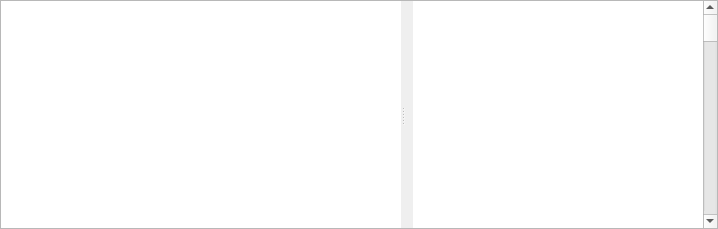
<?xml version="1.0" encoding="UTF-8"?>
<ui version="4.0">
 <class>glaxnimate::gui::CompoundTimelineWidget</class>
 <widget class="QWidget" name="glaxnimate::gui::CompoundTimelineWidget">
  <property name="geometry">
   <rect>
    <x>0</x>
    <y>0</y>
    <width>718</width>
    <height>229</height>
   </rect>
  </property>
  <property name="contextMenuPolicy">
   <enum>Qt::CustomContextMenu</enum>
  </property>
  <layout class="QVBoxLayout" name="verticalLayout">
   <property name="spacing">
    <number>0</number>
   </property>
   <property name="leftMargin">
    <number>0</number>
   </property>
   <property name="topMargin">
    <number>0</number>
   </property>
   <property name="rightMargin">
    <number>0</number>
   </property>
   <property name="bottomMargin">
    <number>0</number>
   </property>
   <item>
    <widget class="glaxnimate::gui::CompositionTabBar" name="tab_bar" native="true">
     <property name="sizePolicy">
      <sizepolicy hsizetype="Preferred" vsizetype="Fixed">
       <horstretch>0</horstretch>
       <verstretch>0</verstretch>
      </sizepolicy>
     </property>
    </widget>
   </item>
   <item>
    <widget class="QFrame" name="frame">
     <property name="frameShape">
      <enum>QFrame::StyledPanel</enum>
     </property>
     <property name="frameShadow">
      <enum>QFrame::Sunken</enum>
     </property>
     <layout class="QHBoxLayout" name="horizontalLayout_4">
      <property name="spacing">
       <number>0</number>
      </property>
      <property name="leftMargin">
       <number>0</number>
      </property>
      <property name="topMargin">
       <number>0</number>
      </property>
      <property name="rightMargin">
       <number>0</number>
      </property>
      <property name="bottomMargin">
       <number>0</number>
      </property>
      <item>
       <widget class="QSplitter" name="splitter">
        <property name="orientation">
         <enum>Qt::Horizontal</enum>
        </property>
        <property name="childrenCollapsible">
         <bool>false</bool>
        </property>
        <widget class="glaxnimate::gui::TimelineTreeview" name="properties">
         <property name="sizePolicy">
          <sizepolicy hsizetype="Preferred" vsizetype="Expanding">
           <horstretch>0</horstretch>
           <verstretch>0</verstretch>
          </sizepolicy>
         </property>
         <property name="minimumSize">
          <size>
           <width>400</width>
           <height>0</height>
          </size>
         </property>
         <property name="frameShape">
          <enum>QFrame::NoFrame</enum>
         </property>
         <property name="verticalScrollBarPolicy">
          <enum>Qt::ScrollBarAlwaysOff</enum>
         </property>
         <property name="horizontalScrollBarPolicy">
          <enum>Qt::ScrollBarAlwaysOff</enum>
         </property>
         <property name="dragEnabled">
          <bool>true</bool>
         </property>
         <property name="dragDropMode">
          <enum>QAbstractItemView::InternalMove</enum>
         </property>
         <property name="alternatingRowColors">
          <bool>true</bool>
         </property>
         <property name="selectionMode">
          <enum>QAbstractItemView::ExtendedSelection</enum>
         </property>
         <property name="selectionBehavior">
          <enum>QAbstractItemView::SelectRows</enum>
         </property>
         <property name="rootIsDecorated">
          <bool>true</bool>
         </property>
         <property name="uniformRowHeights">
          <bool>true</bool>
         </property>
         <property name="animated">
          <bool>false</bool>
         </property>
         <attribute name="headerMinimumSectionSize">
          <number>32</number>
         </attribute>
         <attribute name="headerDefaultSectionSize">
          <number>32</number>
         </attribute>
        </widget>
        <widget class="QWidget" name="horizontalWidget" native="true">
         <property name="sizePolicy">
          <sizepolicy hsizetype="Preferred" vsizetype="Preferred">
           <horstretch>1</horstretch>
           <verstretch>0</verstretch>
          </sizepolicy>
         </property>
         <layout class="QHBoxLayout" name="horizontalLayout_2">
          <property name="spacing">
           <number>0</number>
          </property>
          <property name="leftMargin">
           <number>8</number>
          </property>
          <property name="topMargin">
           <number>0</number>
          </property>
          <property name="rightMargin">
           <number>0</number>
          </property>
          <property name="bottomMargin">
           <number>0</number>
          </property>
          <item>
           <widget class="glaxnimate::gui::TimelineWidget" name="timeline">
            <property name="sizePolicy">
             <sizepolicy hsizetype="Expanding" vsizetype="Expanding">
              <horstretch>1</horstretch>
              <verstretch>0</verstretch>
             </sizepolicy>
            </property>
            <property name="frameShape">
             <enum>QFrame::NoFrame</enum>
            </property>
            <property name="verticalScrollBarPolicy">
             <enum>Qt::ScrollBarAlwaysOff</enum>
            </property>
            <property name="horizontalScrollBarPolicy">
             <enum>Qt::ScrollBarAlwaysOff</enum>
            </property>
           </widget>
          </item>
         </layout>
        </widget>
       </widget>
      </item>
      <item>
       <widget class="QScrollBar" name="scrollbar">
        <property name="pageStep">
         <number>1</number>
        </property>
        <property name="orientation">
         <enum>Qt::Vertical</enum>
        </property>
       </widget>
      </item>
     </layout>
    </widget>
   </item>
  </layout>
  <action name="action_add_keyframe">
   <property name="text">
    <string>Add Keyframe</string>
   </property>
  </action>
  <action name="action_remove_all_keyframes">
   <property name="text">
    <string>&amp;Clear Animations</string>
   </property>
  </action>
 </widget>
 <customwidgets>
  <customwidget>
   <class>glaxnimate::gui::TimelineWidget</class>
   <extends>QGraphicsView</extends>
   <header>widgets/timeline/timeline_widget.hpp</header>
   <slots>
    <signal>scrolled(int)</signal>
   </slots>
  </customwidget>
  <customwidget>
   <class>glaxnimate::gui::CompositionTabBar</class>
   <extends>QWidget</extends>
   <header>widgets/composition_tab_bar.hpp</header>
   <container>1</container>
  </customwidget>
  <customwidget>
   <class>glaxnimate::gui::TimelineTreeview</class>
   <extends>QTreeView</extends>
   <header>widgets/timeline/timeline_treeview.hpp</header>
  </customwidget>
 </customwidgets>
 <resources/>
 <connections>
  <connection>
   <sender>properties</sender>
   <signal>expanded(QModelIndex)</signal>
   <receiver>glaxnimate::gui::CompoundTimelineWidget</receiver>
   <slot>expand_index(QModelIndex)</slot>
   <hints>
    <hint type="sourcelabel">
     <x>173</x>
     <y>192</y>
    </hint>
    <hint type="destinationlabel">
     <x>419</x>
     <y>488</y>
    </hint>
   </hints>
  </connection>
  <connection>
   <sender>properties</sender>
   <signal>collapsed(QModelIndex)</signal>
   <receiver>glaxnimate::gui::CompoundTimelineWidget</receiver>
   <slot>collapse_index(QModelIndex)</slot>
   <hints>
    <hint type="sourcelabel">
     <x>91</x>
     <y>226</y>
    </hint>
    <hint type="destinationlabel">
     <x>110</x>
     <y>368</y>
    </hint>
   </hints>
  </connection>
  <connection>
   <sender>properties</sender>
   <signal>clicked(QModelIndex)</signal>
   <receiver>glaxnimate::gui::CompoundTimelineWidget</receiver>
   <slot>click_index(QModelIndex)</slot>
   <hints>
    <hint type="sourcelabel">
     <x>208</x>
     <y>137</y>
    </hint>
    <hint type="destinationlabel">
     <x>253</x>
     <y>355</y>
    </hint>
   </hints>
  </connection>
  <connection>
   <sender>timeline</sender>
   <signal>scrolled(int)</signal>
   <receiver>scrollbar</receiver>
   <slot>setValue(int)</slot>
   <hints>
    <hint type="sourcelabel">
     <x>544</x>
     <y>116</y>
    </hint>
    <hint type="destinationlabel">
     <x>712</x>
     <y>105</y>
    </hint>
   </hints>
  </connection>
 </connections>
 <slots>
  <slot>select_index(QModelIndex)</slot>
  <slot>custom_context_menu(QPoint)</slot>
  <slot>expand_index(QModelIndex)</slot>
  <slot>collapse_index(QModelIndex)</slot>
  <slot>click_index(QModelIndex)</slot>
 </slots>
</ui>
